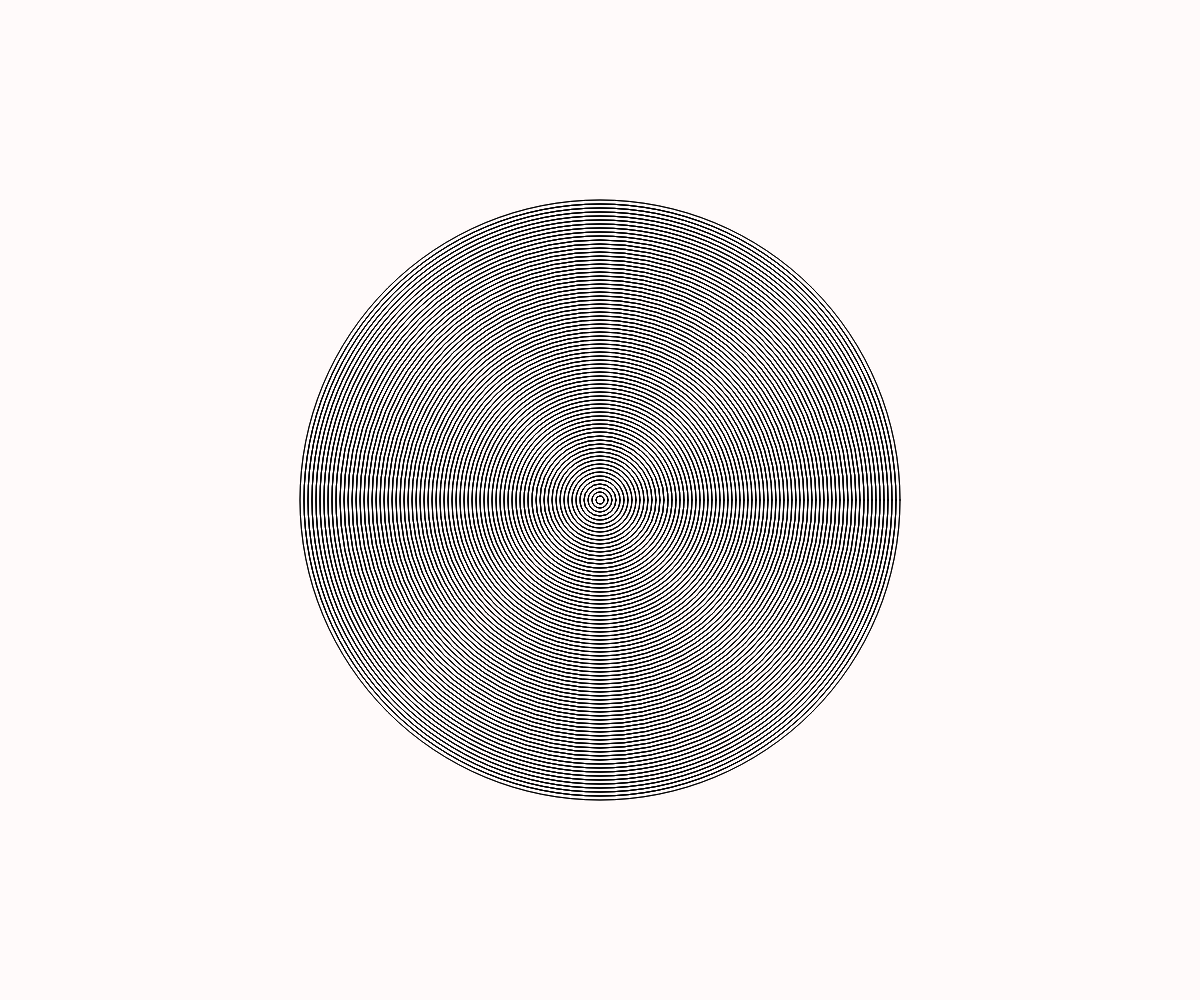
Frame 1 (no input)
Frame 60 (no input): identical to frame 1, image omitted
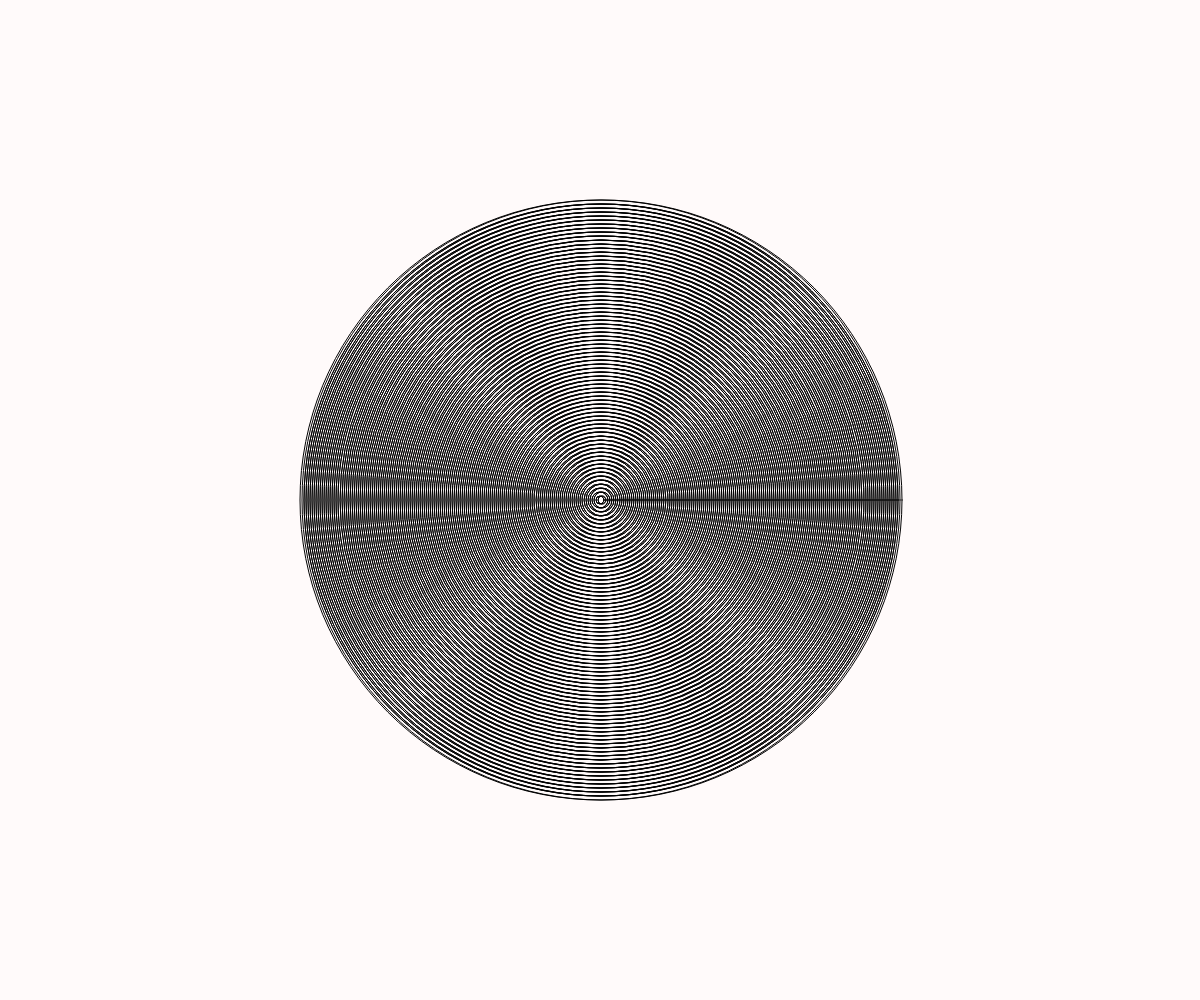
Frame 120 (the mouse pressed at the canvas centre since frame 60)

The p5.js sketch that drew these frames (run headless with seeded random() and noise() and a simulated clock; from frame 60 on, the mouse is pressed at the canvas centre):

// p5.js sketch
// ── sketch.js

function setup() {
  createCanvas(windowWidth, windowHeight);
  circles = [];
  circles2 = [];
  bubbles = [];
  alert("I wanted to create a cool pattern/effect using just circles.\nClick the mouse and use the right arrow key to change the pattern. \nUse the left arrow key to get back to the original pattern.");

  let x = windowWidth - 600;

  for (let i = 0; i < 150; i++)
  {
    circles.push(new newCircle(x));
    circles2.push(new newCircle(x));

    x -= 8;
  }
}

function draw() {
  background(255,250,250);

  for (let i = 0; i < circles.length; i++){
    circles[i].show();
  }
  for (let i = 0; i < circles2.length; i++){
    circles2[i].show();
  }
  for (let i = 0; i < bubbles.length; i++){
    bubbles[i].show();
  }
}

function mousePressed(){
  for (let i = 0; i < circles2.length; i++){
    circles2[i].click();
  }
}

function keyPressed() {
  let r = windowWidth - 600;
  let l = 0;

  if (keyCode === LEFT_ARROW) {
    for (let i = 0; i < 10; i++)
    {
      bubbles.splice(0,l);
      l++;
    }
  } else if (keyCode == RIGHT_ARROW) {
      for (let i = 0; i < 150; i++)
      {
        bubbles.push(new bubble(r));
        r -= 8;
      }
  }
}

function newCircle(x) {
  let speed = 2;
  let y = ((windowWidth/2));

  this.show = function(){
    stroke(0);
    noFill();
    circle(y, ((windowHeight/2)), (x));
  }

  this.click = function(){
    y = y + speed;
    if(y > windowWidth - (windowWidth/2) || y < windowWidth/2) {
      speed = -speed;
    }
  }

  this.right = function() {
    y = y + speed;
    if(y > windowWidth - (windowWidth/2) || y < windowWidth/2) {
      speed = -speed;
    }
  }
}

function bubble(r) {
  let c = 400;
  let speed = 40;

  this.show = function(){
    circle(c, height/2, r);
    c = c + speed;
    
    if(c > width - 400 || c < 400){
      speed = -speed;
    }

  }



}





// ── home.html
<!DOCTYPE html>
<html lang="en">

<!-- this is the header-->
<head>
  <meta charset="utf-8">
  <title>Project 1</title>
  <meta name="description" content="Description Goes Here">

  <script src="p5.js"> </script>

</head>
 <!-- this is the body-->
<body>
  <script src="sketch.js"></script>
  </p>
    
</body>

</html>
